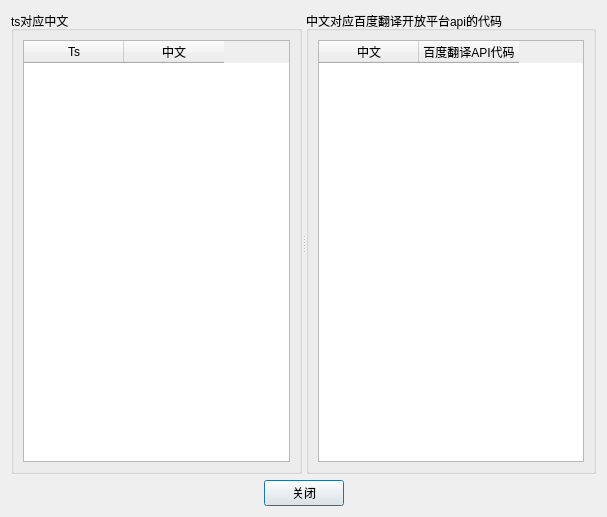
<?xml version="1.0" encoding="UTF-8"?>
<ui version="4.0">
 <class>HelpDialog</class>
 <widget class="QDialog" name="HelpDialog">
  <property name="geometry">
   <rect>
    <x>0</x>
    <y>0</y>
    <width>607</width>
    <height>517</height>
   </rect>
  </property>
  <property name="windowTitle">
   <string>Dialog</string>
  </property>
  <layout class="QVBoxLayout" name="verticalLayout_3" stretch="1,0">
   <item>
    <widget class="QSplitter" name="splitter">
     <property name="orientation">
      <enum>Qt::Horizontal</enum>
     </property>
     <widget class="QGroupBox" name="groupBox">
      <property name="title">
       <string>ts对应中文</string>
      </property>
      <layout class="QVBoxLayout" name="verticalLayout_2">
       <item>
        <widget class="QTableWidget" name="tableTs">
         <column>
          <property name="text">
           <string>Ts</string>
          </property>
         </column>
         <column>
          <property name="text">
           <string>中文</string>
          </property>
         </column>
        </widget>
       </item>
      </layout>
     </widget>
     <widget class="QGroupBox" name="groupBox_2">
      <property name="title">
       <string>中文对应百度翻译开放平台api的代码</string>
      </property>
      <layout class="QVBoxLayout" name="verticalLayout">
       <item>
        <widget class="QTableWidget" name="tableBaidu">
         <column>
          <property name="text">
           <string>中文</string>
          </property>
         </column>
         <column>
          <property name="text">
           <string>百度翻译API代码</string>
          </property>
         </column>
        </widget>
       </item>
      </layout>
     </widget>
    </widget>
   </item>
   <item>
    <layout class="QHBoxLayout" name="horizontalLayout">
     <item>
      <spacer name="horizontalSpacer">
       <property name="orientation">
        <enum>Qt::Horizontal</enum>
       </property>
       <property name="sizeHint" stdset="0">
        <size>
         <width>40</width>
         <height>20</height>
        </size>
       </property>
      </spacer>
     </item>
     <item>
      <widget class="QPushButton" name="close">
       <property name="text">
        <string>关闭</string>
       </property>
      </widget>
     </item>
     <item>
      <spacer name="horizontalSpacer_2">
       <property name="orientation">
        <enum>Qt::Horizontal</enum>
       </property>
       <property name="sizeHint" stdset="0">
        <size>
         <width>40</width>
         <height>20</height>
        </size>
       </property>
      </spacer>
     </item>
    </layout>
   </item>
  </layout>
 </widget>
 <resources/>
 <connections/>
</ui>
